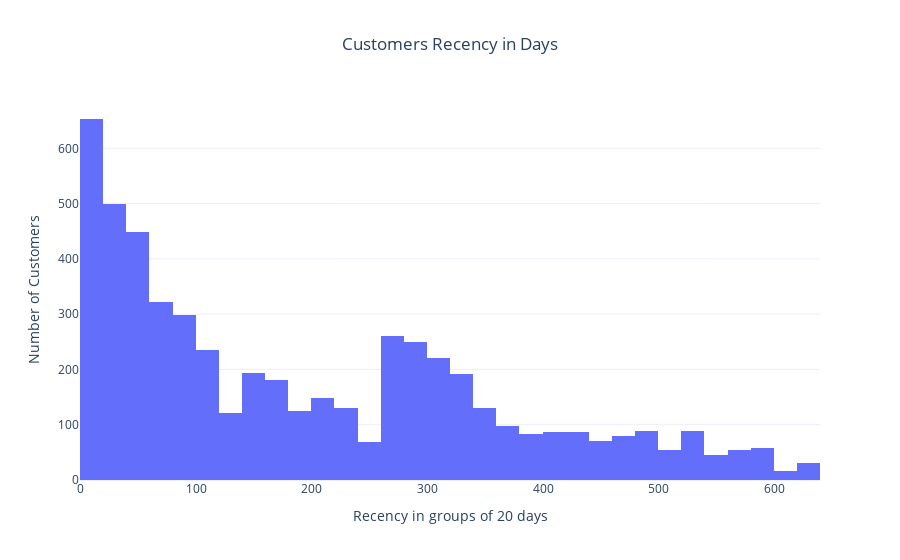

Write notebook code for a chart like this one.
### Markdown cell above
mean is 195 days and median 150

### Code cell
# plot histogram
hist_fig = px.histogram(ctm_dt, 
                        x="Recency", 
                        title="Customers Recency in Days", 
                        template= "plotly_white" 
                       )

hist_fig.update_layout(title_x=0.5, 
                       xaxis_title="Recency in groups of 20 days", 
                       yaxis_title="Number of Customers"
                      )

hist_fig.show(config={'displaylogo': False})

### Figure 1 — Plotly figure (JSON) as saved in the notebook; plotly's stock layout.template omitted (floating-point values rounded to 4 significant figures; data arrays with more than 128 entries replaced by an {"elided": "..."} marker saying what was removed)
{"data": [{"alignmentgroup": "True", "bingroup": "x", "hovertemplate": "Recency=%{x}<br>count=%{y}<extra></extra>", "legendgroup": "", "marker": {"color": "#636efa", "pattern": {"shape": ""}}, "name": "", "offsetgroup": "", "orientation": "v", "showlegend": false, "type": "histogram", "x": {"elided": "5418 int values"}, "xaxis": "x", "yaxis": "y"}], "layout": {"barmode": "relative", "legend": {"tracegroupgap": 0}, "title": {"text": "Customers Recency in Days", "x": 0.5}, "xaxis": {"anchor": "y", "domain": [0, 1], "title": {"text": "Recency in groups of 20 days"}}, "yaxis": {"anchor": "x", "domain": [0, 1], "title": {"text": "Number of Customers"}}}}
